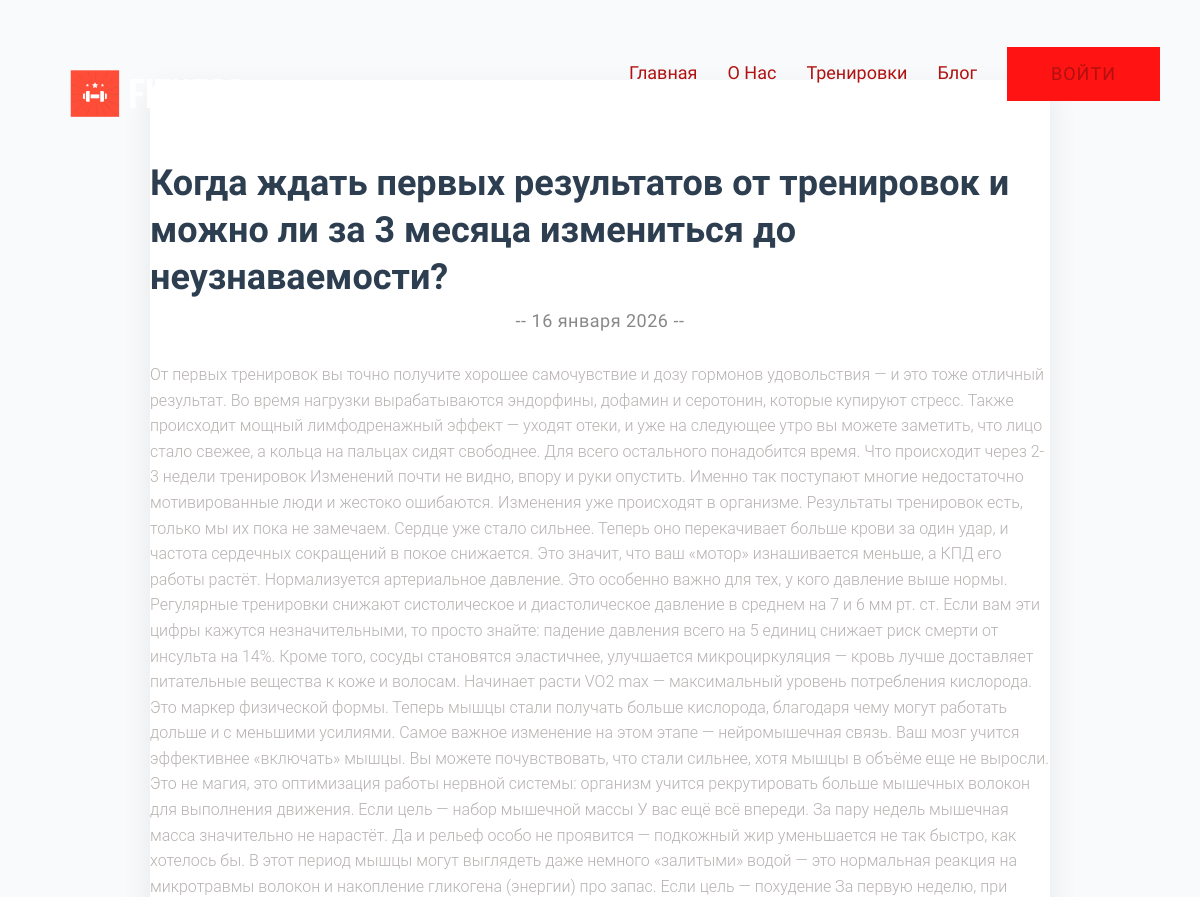
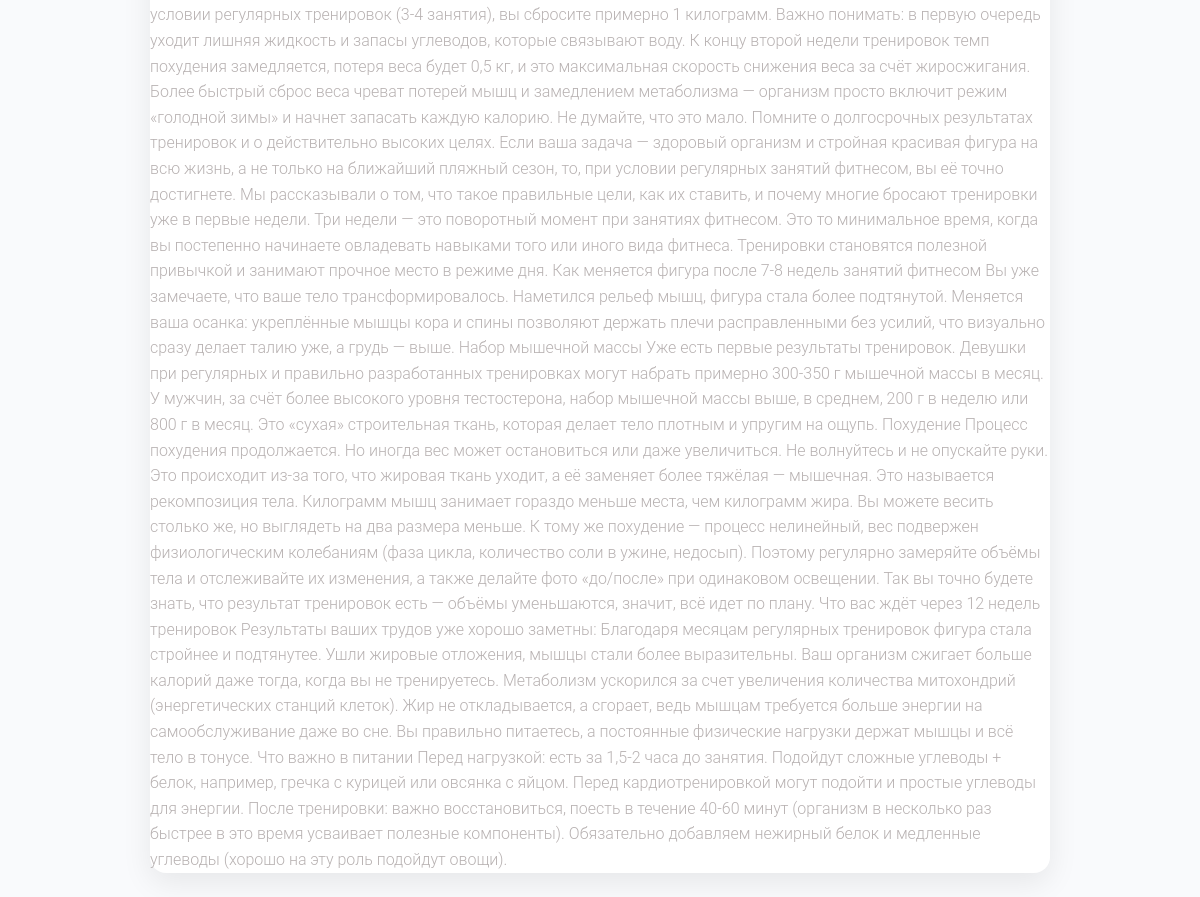
Page /blog/7/ on the committed database (2 pictures, top to bottom).
### blog/models.py (models this page shows, shortened)
class Post(models.Model):
    title = models.CharField(max_length=200)
    content = models.TextField()
    created_at = models.DateTimeField(auto_now_add=True)

### blog/views.py (the view)
# urls.py: path('<int:post_id>/', views.detail, name="detail"),
def detail(request, post_id):
    post = get_object_or_404(Post, pk=post_id)
    return render(request, 'blog/details.html', {'post': post})

### blog/templates/blog/details.html
{% extends 'coach/base.html' %}
{% load static %}
{% block css %}
<link rel="stylesheet" href="{% static 'assets/css/bootstrap.min.css' %}">
  <link rel="stylesheet" href="{% static 'assets/css/owl.carousel.min.css' %}">
  <link rel="stylesheet" href="{% static 'assets/css/slicknav.css' %}">
    <link rel="stylesheet" href="{% static 'assets/css/flaticon.css' %}">
    <link rel="stylesheet" href="{% static 'assets/css/gijgo.css' %}">
    <link rel="stylesheet" href="{% static 'assets/css/animate.min.css' %}">
    <link rel="stylesheet" href="{% static 'assets/css/animated-headline.css' %}">
  <link rel="stylesheet" href="{% static 'assets/css/magnific-popup.css' %}">
  <link rel="stylesheet" href="{% static 'assets/css/fontawesome-all.min.css' %}">
  <link rel="stylesheet" href="{% static 'assets/css/themify-icons.css' %}">
  <link rel="stylesheet" href="{% static 'assets/css/slick.css' %}">
  <link rel="stylesheet" href="{% static 'assets/css/nice-select.css' %}">
  <link rel="stylesheet" href="{% static 'assets/css/style.css' %}">
<link rel="stylesheet" href= "{% static 'css/style.css' %}">
{% endblock %}
{% block content %}
<div class="detail">
    <h1>{{ post.title }}</h1>
    <h2>-- {{ post.created_at|date:'j E Y' }} --</h2>
    {{ post.content|safe }}
</div>
{% endblock %}

### coach/static/css/style.css (style rules this page uses)
body { background-color:#FFF; font-family: "Lato", sans-serif; font-weight: 300; font-size:16px; line-height:18px; color:#777; }
h1, h2, h3, h4, h5, h6 { color: #333; margin:0; font-weight: normal; }
h1 { font-size: 28px; }
h2 { font-size: 24px; }
* { margin: 0; padding: 0; box-sizing: border-box; }
body { font-family: 'Roboto', sans-serif; color: #ccb5b5; line-height: 1.6; background-color: #d3dfeb; }
body { font-family: 'Roboto', sans-serif; background-color: #dee5f7; color: #f3efef; line-height: 1.6; }
body { font-family: 'Roboto', sans-serif; background-color: #f9fafc; color: #b8b2b2; line-height: 1.6; padding: 80px 0; }
.detail { max-width: 900px; margin: 0 auto; padding-top: 80px; background: white; border-radius: 16px; box-shadow: 0 10px 30px rgba(0, 0, 0, 0.08); }
.detail h1 { font-size: 36px; font-weight: 700; color: #2c3e50; margin-bottom: 10px; line-height: 1.3; }
.detail h2 { font-size: 18px; color: #888; font-weight: 500; margin-bottom: 30px; text-align: center; letter-spacing: 0.5px; }

### rows in the picture
Post: title "Когда ждать первых результатов от тренировок и можно ли за 3 месяца измениться до неузнаваемости?", created_at "16 января 2026", content "От первых тренировок вы точно получите хорошее самочувствие и дозу гормонов удовольствия — и это тоже отличный результат. Во время нагрузки вырабатываются эндорфины, дофамин и серотонин, которые купируют стресс. Также происходит мощный лимфодренажный эффект — уходят отеки, и уже на следующее утро вы можете заметить, что лицо стало свежее, а кольца на пальцах сидят свободнее. Для всего остального понадобится время. Что происходит через 2-3 недели тренировок Изменений почти не видно, впору и руки опустить. Именно так поступают многие недостаточно мотивированные люди и жестоко ошибаются. Изменения уже происходят в организме. Результаты тренировок есть, только мы их пока не замечаем. Сердце уже…"
